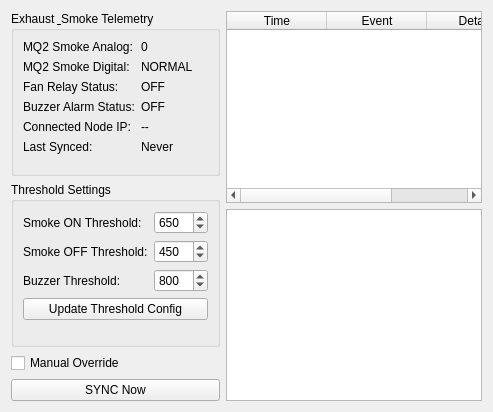
      <widget class="QWidget" name="tabExhaust">
       <attribute name="title"><string>Kitchen Exhaust Fan</string></attribute>
       <layout class="QHBoxLayout" name="hboxExhaust">
        <item>
         <layout class="QVBoxLayout" name="vboxExhaustLeft">
          <item>
           <widget class="QGroupBox" name="grpExhaustStatus"><property name="title"><string>Exhaust &amp; Smoke Telemetry</string></property>
            <layout class="QFormLayout" name="formExhaustSensors">
             <item row="0" column="0"><widget class="QLabel" name="ex1"><property name="text"><string>MQ2 Smoke Analog:</string></property></widget></item>
             <item row="0" column="1"><widget class="QLabel" name="lblExhaustSmokeAnalog"><property name="text"><string>0</string></property></widget></item>
             <item row="1" column="0"><widget class="QLabel" name="ex2"><property name="text"><string>MQ2 Smoke Digital:</string></property></widget></item>
             <item row="1" column="1"><widget class="QLabel" name="lblExhaustSmokeDigital"><property name="text"><string>NORMAL</string></property></widget></item>
             <item row="2" column="0"><widget class="QLabel" name="ex3"><property name="text"><string>Fan Relay Status:</string></property></widget></item>
             <item row="2" column="1"><widget class="QLabel" name="lblExhaustFanStatus"><property name="text"><string>OFF</string></property></widget></item>
             <item row="3" column="0"><widget class="QLabel" name="ex4"><property name="text"><string>Buzzer Alarm Status:</string></property></widget></item>
             <item row="3" column="1"><widget class="QLabel" name="lblExhaustBuzzerStatus"><property name="text"><string>OFF</string></property></widget></item>
             <item row="4" column="0"><widget class="QLabel" name="lblExNodeIpTitle"><property name="text"><string>Connected Node IP:</string></property></widget></item>
             <item row="4" column="1"><widget class="QLabel" name="lblExhaustNodeIp"><property name="text"><string>--</string></property></widget></item>
             <item row="5" column="0"><widget class="QLabel" name="lblExLastSyncTitle"><property name="text"><string>Last Synced:</string></property></widget></item>
             <item row="5" column="1"><widget class="QLabel" name="lblExhaustLastSync"><property name="text"><string>Never</string></property></widget></item>
            </layout>
           </widget>
          </item>
          <item>
           <widget class="QGroupBox" name="grpExhaustConfig"><property name="title"><string>Threshold Settings</string></property>
            <layout class="QFormLayout" name="formExhaustConfig">
             <item row="0" column="0"><widget class="QLabel" name="c1"><property name="text"><string>Smoke ON Threshold:</string></property></widget></item>
             <item row="0" column="1"><widget class="QSpinBox" name="spinSmokeOnTh"><property name="maximum"><number>4095</number></property><property name="value"><number>650</number></property></widget></item>
             <item row="1" column="0"><widget class="QLabel" name="c2"><property name="text"><string>Smoke OFF Threshold:</string></property></widget></item>
             <item row="1" column="1"><widget class="QSpinBox" name="spinSmokeOffTh"><property name="maximum"><number>4095</number></property><property name="value"><number>450</number></property></widget></item>
             <item row="2" column="0"><widget class="QLabel" name="c3"><property name="text"><string>Buzzer Threshold:</string></property></widget></item>
             <item row="2" column="1"><widget class="QSpinBox" name="spinBuzzerTh"><property name="maximum"><number>4095</number></property><property name="value"><number>800</number></property></widget></item>
             <item row="3" column="0" colspan="2"><widget class="QPushButton" name="btnExhaustUpdateConfig"><property name="text"><string>Update Threshold Config</string></property></widget></item>
            </layout>
           </widget>
          </item>
          <item><widget class="QCheckBox" name="chkExhaustOverride"><property name="text"><string>Manual Override</string></property></widget></item>
          <item><widget class="QPushButton" name="btnExhaustSync"><property name="text"><string>SYNC Now</string></property></widget></item>
         </layout>
        </item>
        <item>
         <layout class="QVBoxLayout" name="vboxExhaustRight">
          <item>
           <widget class="QTableWidget" name="tblExhaustHistory">
            <column><property name="text"><string>Time</string></property></column>
            <column><property name="text"><string>Event</string></property></column>
            <column><property name="text"><string>Details</string></property></column>
           </widget>
          </item>
          <item><widget class="QTextEdit" name="txtExhaustLog"><property name="readOnly"><bool>true</bool></property></widget></item>
         </layout>
        </item>
       </layout>
      </widget>
